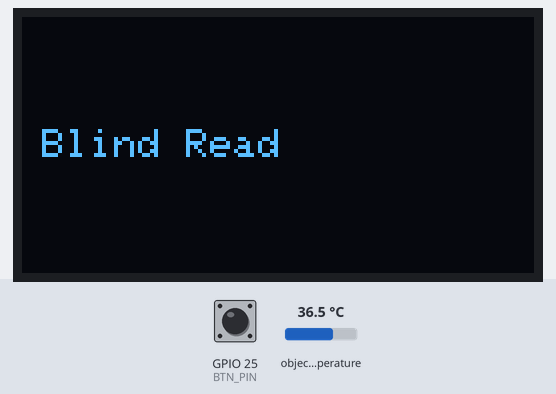
Bench run of a sketch on a simulated ESP32. On the bench: 128×64 one-colour display. The test bench sets the inputs (shaded band); at power-on: GPIO 25 (BTN_PIN) HIGH, object temperature 36.5 °C. WiFi joins after 1.5 s; servers stay silent unless stated; what the sketch prints to the serial monitor is not drawn.

Above: at 2.2 s.
2.3 s: GPIO 25 (BTN_PIN) pulled LOW for 1 s
At 4.9 s:
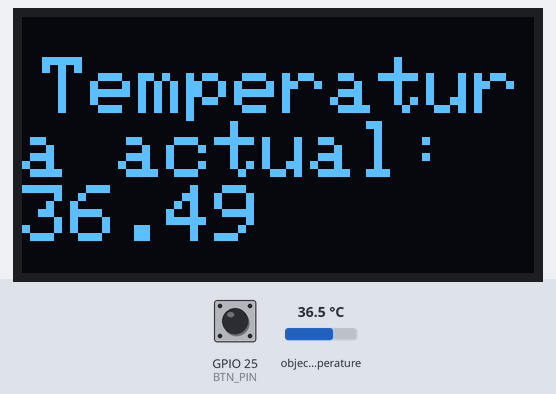
6.3 s: GPIO 25 (BTN_PIN) pulled LOW for 3.2 s
At 10.7 s:
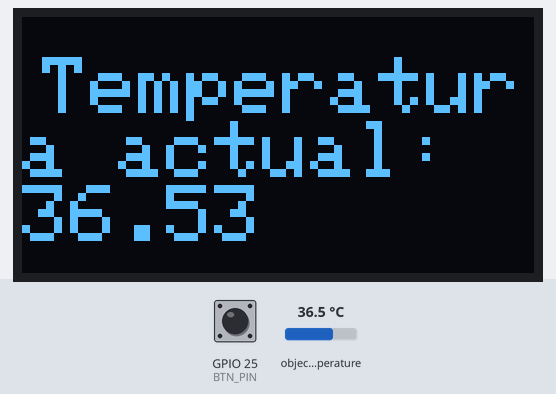
At 15.4 s:
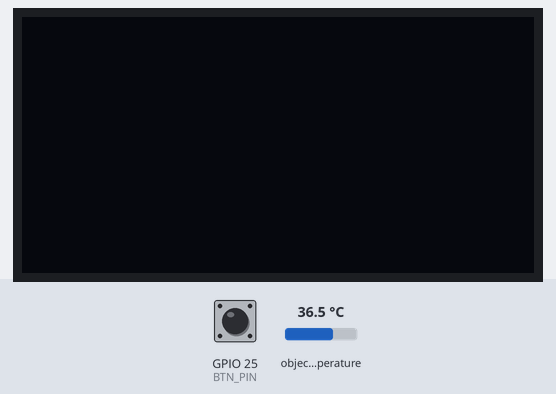
Timing chart, 0 to 16.9 s (numbered marks = the images above; inputs shaded):
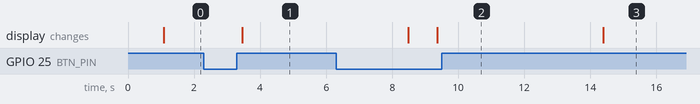

The sketch:

codigo_firebase_sebi_br.ino
```cpp
#include <WiFi.h>
#include "FirebaseESP32.h"

#define WIFI_SSID "Fibertel WiFi270 2.4GHz"
#define WIFI_PASSWORD "01426583072"
#define API_KEY "AIzaSyBG39wWL0MsEmhTjeGLkF9bbe6GcjQsAQU"
#define DATABASE_URL "https://blind-read-app-fb-default-rtdb.firebaseio.com/"

//#define PIN_SENSOR 15
//#define PIN_PULSADOR 2
//int boton;

FirebaseData firebaseData;

//int count = 0;
bool signupOK = false;

#include <SPI.h>
#include <Wire.h>
#include <Adafruit_SSD1306.h>
#include <Adafruit_MLX90614.h>

#define SCREEN_WIDTH 128
#define SCREEN_HEIGHT 64

#define OLED_MOSI   23
#define OLED_CLK    18
#define OLED_DC     16
#define OLED_CS     5
#define OLED_RESET  17
#define BTN_PIN 25


Adafruit_MLX90614 mlx = Adafruit_MLX90614();


Adafruit_SSD1306 display(SCREEN_WIDTH, SCREEN_HEIGHT,
  OLED_MOSI, OLED_CLK, OLED_DC, OLED_RESET, OLED_CS);


float temperatura;

#define CANTIDAD_MEDICIONES 1000


void setup() {
  Serial.begin(9600);
  Serial.println("siii");
  //Serial.println(sensorProbar);
  //pinMode(PIN_PULSADOR, INPUT_PULLUP);

  Serial.begin(115200);
  pinMode(BTN_PIN,INPUT_PULLUP);
  if(!display.begin(SSD1306_SWITCHCAPVCC))
  {
    Serial.println(F("SSD1306 allocation failed"));
    for(;;);
  }

  if (!mlx.begin()) {
    Serial.println("Error connecting to MLX sensor. Check wiring.");
    while (1);
  };


  display.clearDisplay();
  display.display();
  delay(1000);

  display.setTextSize(1);
  display.setTextColor(SSD1306_WHITE);
  display.setCursor(5,28);
  display.println("Blind Read");
  display.display();

//    delay(1000);

  //display.println(temperatura);
 // display.display();
}

void loop()
{
     if(!digitalRead(BTN_PIN)){
    for(int i = 0; i < CANTIDAD_MEDICIONES; i++)
    temperatura += mlx.readObjectTempC(); // temperatura = temperatura + mlx.readObjectTempC();

    temperatura = temperatura / CANTIDAD_MEDICIONES;

    display.clearDisplay();
    display.setTextSize(2);
    display.setTextColor(SSD1306_WHITE);
    display.setCursor(5,10);
    display.println("Temperatura actual:");
    display.print(temperatura);
    display.display();
    delay(5000);
    display.clearDisplay();
    display.display();
  }
  else{
   float ay =  mlx.readObjectTempC();
  }

  WiFi.begin(WIFI_SSID, WIFI_PASSWORD);
      Serial.print("Connecting to Wi-Fi");
      while (WiFi.status() != WL_CONNECTED) {
        Serial.print(".");
        delay(300);
      }
      Serial.println(" ");
      Firebase.begin(DATABASE_URL, API_KEY);
      Firebase.reconnectWiFi(true);

//      Firebase.setInt(firebaseData, "/test/int", count);
      Firebase.setFloat(firebaseData, "/test/float",temperatura);
}
```

Measured:
- after the input at 2.3 s, the display: changes after 1.2 s (image 1)
- after the input at 6.3 s, the display: first differs from a run without the input after 3.1 s (image 2)
